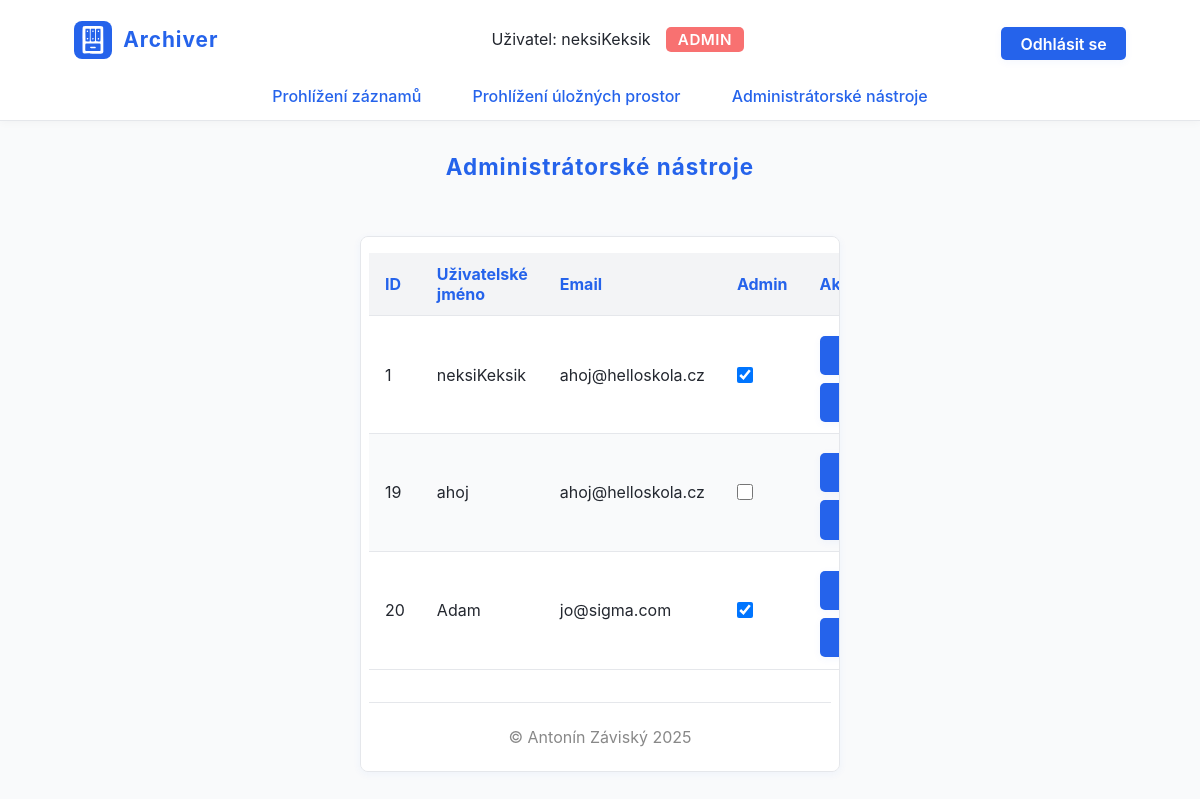
/admin-tools.php (signed in), run on the app's committed database.
### tables this page shows
CREATE TABLE `users` (
  `ID` int(11) NOT NULL,
  `username` varchar(255) NOT NULL,
  `password` varchar(255) NOT NULL,
  `email` varchar(255) NOT NULL,
  `is_admin` tinyint(1) DEFAULT NULL
);

### admin-tools.php (called while the page is built, shortened)
<?php
require "./utils/init.php";
require "./db/users.php";
require "./layout/head.phtml";
$users = listUsers($db);
require "admin-tools.phtml";
require "./layout/tail.phtml";

### db/users.php (called while the page is built, shortened)
<?php
function listUsers($db){
    $result = mysqli_query($db, "SELECT ID, username, email, is_admin FROM users ORDER BY ID ASC");
    return $users = mysqli_fetch_all($result, MYSQLI_ASSOC);
}

### admin-tools.phtml (the view, shortened to what this page needs)
<h2>Administrátorské nástroje</h2>
<div class="stul3">
    <table>
        <thead>
            <th>ID</th>
            <th>Uživatelské jméno</th>
            <th>Email</th>
            <th>Admin</th>
            <th>Akce</th>
        </thead>
        <tbody>
            <?php
                foreach($users as $user){
            ?>
                <tr>
                    <td><?= $user["ID"] ?></td>
                    <td><?= $user["username"] ?></td>
                    <td><?= $user["email"] ?></td>
                    <td>
                        <form method="POST">
                            <input type="checkbox" name="is_admin" value="1" <?= $user["is_admin"] ? "checked" : "" ?>>
                    </td>
                    <td>
                            <button name="saveUser">Uložit</button>
                        <form method="POST">
                            <button name="deleteUser">Odstranit</button>
                        </form>
                    </td>
                </tr>
            <?php } ?>
        </tbody>
    </table>

### style.css (style rules this page uses)
* { box-sizing: border-box; margin: 0; padding: 0; font-family: 'Inter', 'Segoe UI', Arial, sans-serif; }
body { background: #f9fafb; min-height: 100vh; color: #23272f; display: flex; flex-direction: column; }
h2 { font-size: 1.4em; font-weight: 700; margin: 2rem 0 1.5rem 0; color: #2563eb; text-align: center; letter-spacing: 1px; }
button, input[type="submit"] { background: #2563eb; color: #fff; border: none; border-radius: 5px; padding: 0.6em 1.5em; font-size: 1em; font-weight: 600; cursor: pointer; margin-top: 0.5em; transition: background 0.2s, box-shadow 0.2s; box-shadow: 0 2px 8px rgba(37,99,235,0.05); }
.stul3 { width: 40%; margin: 2rem auto; overflow-x: auto; background: #fff; border-radius: 8px; box-shadow: 0 2px 8px rgba(37,99,235,0.05); padding: 1rem 0.5rem; border: 1px solid #e5e7eb; }
.stul3 button { width: 9rem; }
.stul3 input[type="checkbox"] { cursor: pointer; width: 1.2em; height: 1.2em; }
table { width: 100%; border-collapse: collapse; background: transparent; font-size: 1em; margin-bottom: 2rem; }
th, td { padding: 0.7em 1em; border-bottom: 1px solid #e5e7eb; text-align: left; }
th { background: #f3f4f6; color: #2563eb; font-weight: 700; }
tr:nth-child(even) td { background: #f9fafb; }
form { display: flex; flex-direction: column; gap: 0.5em; }

### data on the page
users: ID "1", username "neksiKeksik", email "ahoj@helloskola.cz", is_admin "☑"
users: ID "19", username "ahoj", email "ahoj@helloskola.cz"
users: ID "20", username "Adam", email "jo@sigma.com", is_admin "☑"

### other printed values
$_SESSION["loggedUser"]["username"] "neksiKeksik"
